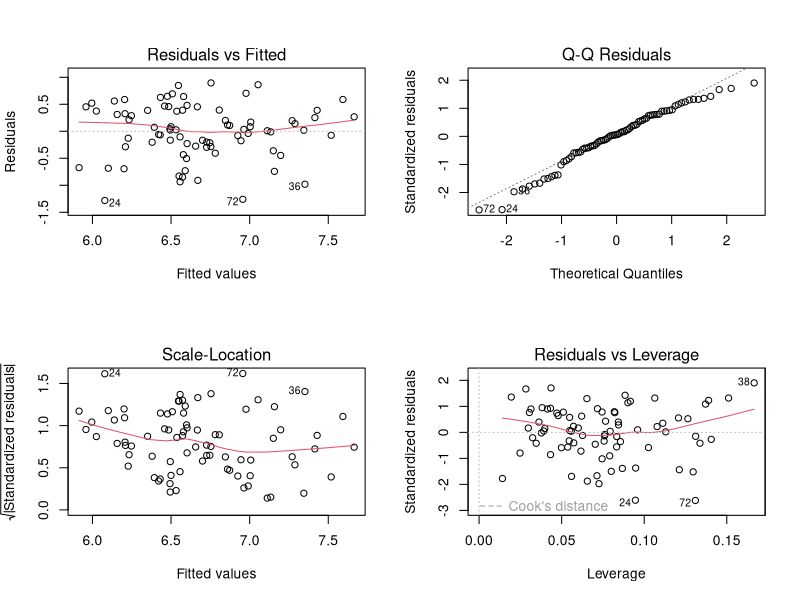
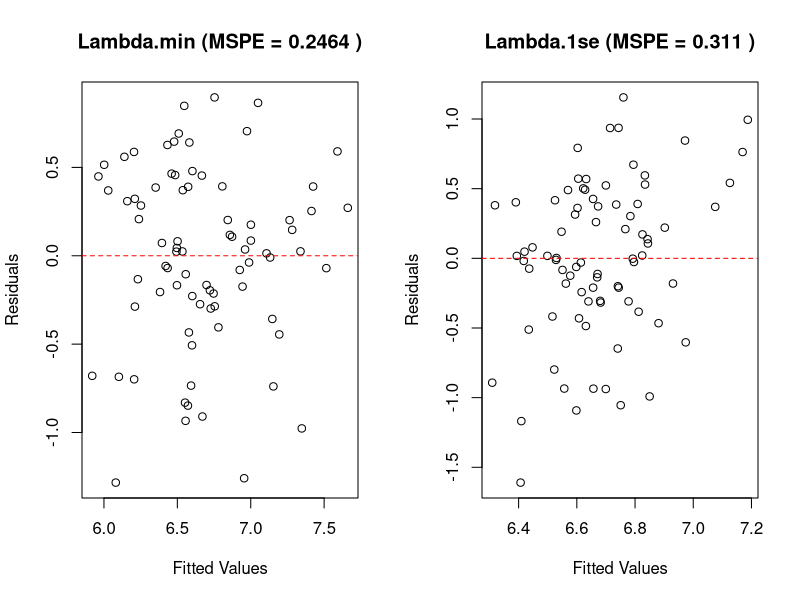
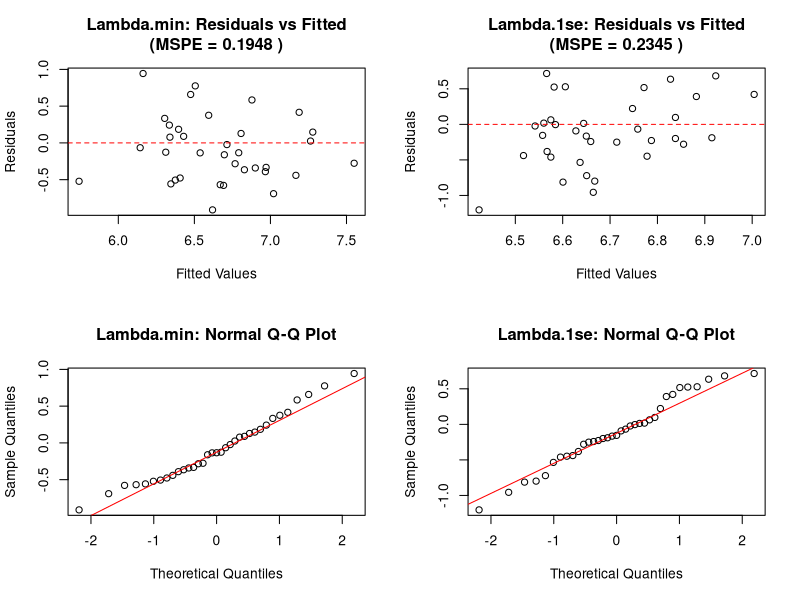
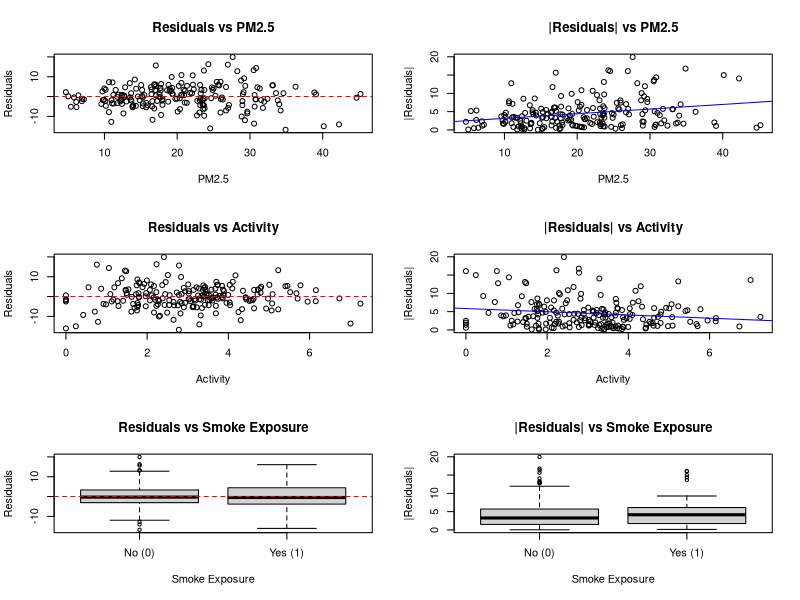
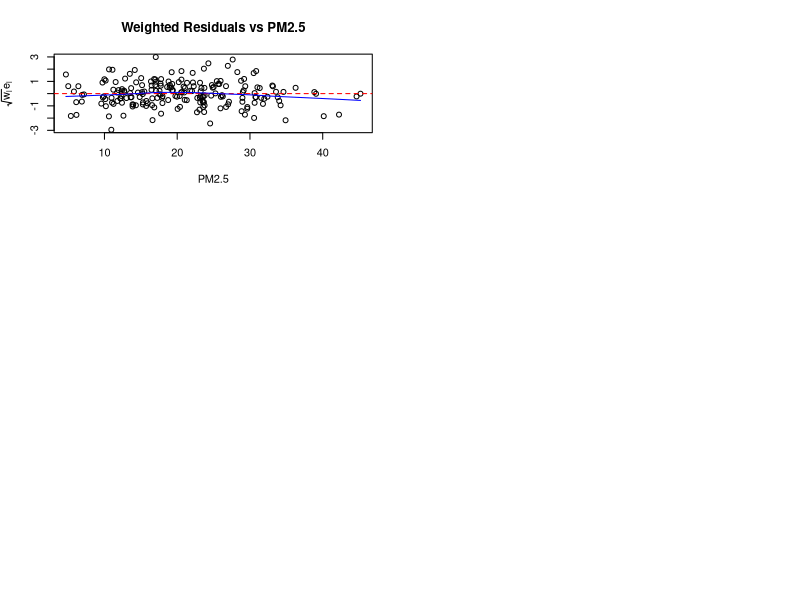

R code for these plots, in order:
## ---- chunk 1
knitr::opts_chunk$set(echo = TRUE, warning = FALSE, message = FALSE)
library(glmnet)
library(ggplot2)
## ---- chunk 2
hba1c <- read.csv("data/HbA1c.csv")
## ---- chunk 3
# Fit full model
full_model <- lm(hba1c ~ age + bmi + physical_activity + diet_score + digit_ratio,
                 data = hba1c)
summary(full_model)

# Diagnostic plots
par(mfrow = c(2, 2))
plot(full_model)
## ---- chunk 4
# Prepare data for glmnet
X <- as.matrix(hba1c[, c("age", "bmi", "physical_activity", "diet_score", "digit_ratio")])
y <- hba1c$hba1c

# 10-fold CV LASSO
set.seed(123)
cv_lasso <- cv.glmnet(X, y, alpha = 1, nfolds = 10)
cv_lasso

# Coefficients for lambda.min
coef(cv_lasso, s = "lambda.min")

# Coefficients for lambda.1se
coef(cv_lasso, s = "lambda.1se")
## ---- chunk 5
# Predictions
pred_min <- predict(cv_lasso, newx = X, s = "lambda.min")
pred_1se <- predict(cv_lasso, newx = X, s = "lambda.1se")

# Residuals
resid_min <- y - pred_min
resid_1se <- y - pred_1se

# MSPE (in-sample)
mspe_min <- mean(resid_min^2)
mspe_1se <- mean(resid_1se^2)
cat("MSPE (lambda.min):", mspe_min, "\n")
cat("MSPE (lambda.1se):", mspe_1se, "\n")

# Plots
par(mfrow = c(1, 2))
plot(pred_min, resid_min, xlab = "Fitted Values", ylab = "Residuals",
     main = paste("Lambda.min (MSPE =", round(mspe_min, 4), ")"))
abline(h = 0, col = "red", lty = 2)

plot(pred_1se, resid_1se, xlab = "Fitted Values", ylab = "Residuals",
     main = paste("Lambda.1se (MSPE =", round(mspe_1se, 4), ")"))
abline(h = 0, col = "red", lty = 2)
## ---- chunk 6
hba1c_val <- read.csv("data/HbA1c_val.csv")

# Prepare validation data
X_val <- as.matrix(hba1c_val[, c("age", "bmi", "physical_activity", "diet_score", "digit_ratio")])
y_val <- hba1c_val$hba1c

# Predictions on validation set
pred_val_min <- predict(cv_lasso, newx = X_val, s = "lambda.min")
pred_val_1se <- predict(cv_lasso, newx = X_val, s = "lambda.1se")

# Residuals on validation set
resid_val_min <- y_val - pred_val_min
resid_val_1se <- y_val - pred_val_1se

# Out-of-sample MSPE
mspe_val_min <- mean(resid_val_min^2)
mspe_val_1se <- mean(resid_val_1se^2)

cat("Out-of-sample MSPE (lambda.min):", mspe_val_min, "\n")
cat("Out-of-sample MSPE (lambda.1se):", mspe_val_1se, "\n")

# Diagnostic plots for validation data
par(mfrow = c(2, 2))

# Residuals vs Fitted for lambda.min
plot(pred_val_min, resid_val_min, xlab = "Fitted Values", ylab = "Residuals",
     main = paste("Lambda.min: Residuals vs Fitted\n(MSPE =", round(mspe_val_min, 4), ")"))
abline(h = 0, col = "red", lty = 2)

# Residuals vs Fitted for lambda.1se
plot(pred_val_1se, resid_val_1se, xlab = "Fitted Values", ylab = "Residuals",
     main = paste("Lambda.1se: Residuals vs Fitted\n(MSPE =", round(mspe_val_1se, 4), ")"))
abline(h = 0, col = "red", lty = 2)

# Q-Q plot for lambda.min
qqnorm(resid_val_min, main = "Lambda.min: Normal Q-Q Plot")
qqline(resid_val_min, col = "red")

# Q-Q plot for lambda.1se
qqnorm(resid_val_1se, main = "Lambda.1se: Normal Q-Q Plot")
qqline(resid_val_1se, col = "red")
## ---- chunk 7
asthma <- read.csv("data/asthma.csv")
## ---- chunk 8
# Fit full model
asthma_model <- lm(symptom_sev ~ pm25 + activity + smoke_exposure, data = asthma)
summary(asthma_model)

resid <- residuals(asthma_model)
abs_resid <- abs(resid)
predictors <- c("pm25", "activity")
labels <- c("PM2.5", "Activity")

par(mfrow = c(3, 2))
for (i in seq_along(predictors)) {
  x <- asthma[[predictors[i]]]
  # Residuals vs predictor
  plot(x, resid, xlab = labels[i], ylab = "Residuals", main = paste("Residuals vs", labels[i]))
  abline(h = 0, col = "red", lty = 2)
  # |Residuals| vs predictor
  plot(x, abs_resid, xlab = labels[i], ylab = "|Residuals|", main = paste("|Residuals| vs", labels[i]))
  abline(lm(abs_resid ~ x), col = "blue")
}

# Smoke exposure (binary) - use boxplots
boxplot(resid ~ asthma$smoke_exposure, xlab = "Smoke Exposure", ylab = "Residuals",
        main = "Residuals vs Smoke Exposure", names = c("No (0)", "Yes (1)"))
abline(h = 0, col = "red", lty = 2)
boxplot(abs_resid ~ asthma$smoke_exposure, xlab = "Smoke Exposure", ylab = "|Residuals|",
        main = "|Residuals| vs Smoke Exposure", names = c("No (0)", "Yes (1)"))
## ---- chunk 9
# Squared residuals
resid_sq <- resid^2

# Regress squared residuals on PM2.5
var_model <- lm(resid_sq ~ pm25, data = asthma)
summary(var_model)
## ---- chunk 10
coef(var_model)

# Calculate weights
pred_var <- predict(var_model)
weights <- 1 / pred_var

# Refit model with weights
weighted_model <- lm(symptom_sev ~ pm25 + activity + smoke_exposure,
                     data = asthma, weights = weights)
summary(weighted_model)

# Compare coefficients
comparison <- data.frame(
  Unweighted = coef(asthma_model),
  Weighted = coef(weighted_model)
)
print(round(comparison, 4))

# Compare standard errors
se_comparison <- data.frame(
  Unweighted = summary(asthma_model)$coefficients[, 2],
  Weighted = summary(weighted_model)$coefficients[, 2]
)
print(round(se_comparison, 4))
## ---- chunk 11
# Get residuals from weighted model
weighted_resid <- residuals(weighted_model)

# Calculate sqrt(w_i) * e_i
sqrt_w_resid <- sqrt(weights) * weighted_resid

# Plot
plot(asthma$pm25, sqrt_w_resid,
     xlab = "PM2.5", ylab = expression(sqrt(w[i]) * e[i]),
     main = "Weighted Residuals vs PM2.5")
abline(h = 0, col = "red", lty = 2)

# Add smoothed line to check for patterns
lines(lowess(asthma$pm25, sqrt_w_resid), col = "blue")
